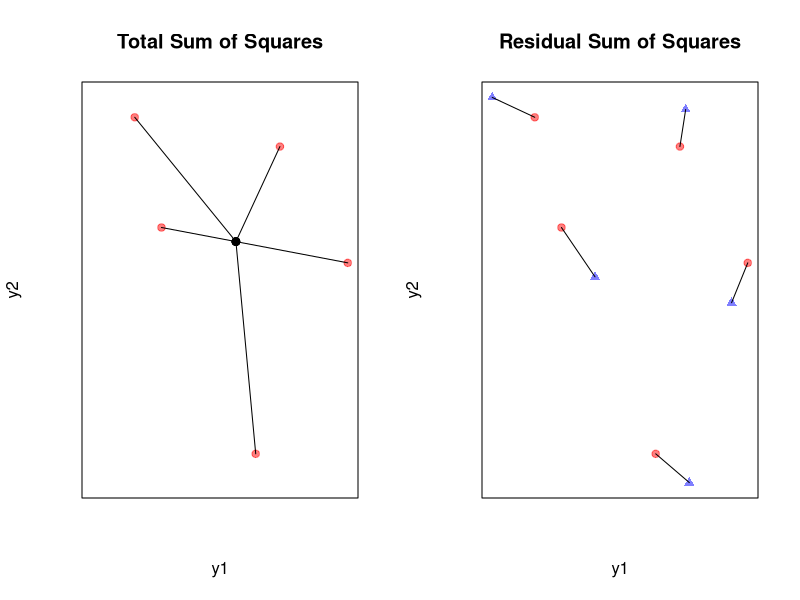

R code for this plot:
## ---- chunk 1
knitr::opts_chunk$set(echo = FALSE, cache = TRUE)

options(tinytex.verbose = TRUE)
## ---- chunk 2
set.seed("8675309")

# Generate sample data poings
mymat <- data.frame(y1=rnorm(n=5, mean=5, sd=3), y2=rnorm(n=5, mean=3, sd=5))

# Generate "predicted" values by adding jitter
mymat$y1hat <- jitter(mymat$y1, factor=10)
mymat$y2hat <- jitter(mymat$y2, factor=10)

# Calculate mean point
mymat$y1bar <- mean(mymat$y1)
mymat$y2bar <- mean(mymat$y2)

# Calculate sums of squares
ssres <- sapply(1:nrow(mymat), function(j){
    (mymat$y1[ j ] -mymat$y1hat[ j ])^2 + (mymat$y2[ j ] - mymat$y2hat[ j ])^2
})

sst <- sapply(1:nrow(mymat), function(j){
    (mymat$y1[ j ] -mymat$y1bar[ j ])^2 + (mymat$y2[ j ] - mymat$y2bar[ j ])^2
})

ssm <- sapply(1:nrow(mymat), function(j){
    (mymat$y1bar[ j ] -mymat$y1hat[ j ])^2 + (mymat$y2bar[ j ] - mymat$y2hat[ j ])^2
})

# plot those suckers
par(mfrow = c(1, 2))

plot(mymat[ , c("y1", "y2" ) ], yaxt="n", xaxt="n", pch=19, col=rgb(1,0,0,0.5), 
     ylim=c(min(c(mymat$y2, mymat$y2hat)),max(mymat$y2, mymat$y2hat)),
     xlim=c(min(c(mymat$y1, mymat$y1hat)),max(mymat$y1, mymat$y1hat)),
     main="Total Sum of Squares")
points(mymat[ , c("y1bar", "y2bar") ], pch=19)
for(j in 1:nrow(mymat)){
    lines(c(mymat$y1[ j ],mymat$y1bar[ j ]), c(mymat$y2[ j ],mymat$y2bar[ j ]))
}


plot(mymat[ , c("y1", "y2" ) ], yaxt="n", xaxt="n", pch=19, col=rgb(1,0,0,0.5), 
     ylim=c(min(c(mymat$y2, mymat$y2hat)),max(mymat$y2, mymat$y2hat)),
     xlim=c(min(c(mymat$y1, mymat$y1hat)),max(mymat$y1, mymat$y1hat)),
     main="Residual Sum of Squares")
points(mymat[ , c("y1hat", "y2hat") ], pch=17, col=rgb(0,0,1,0.5))
for(j in 1:nrow(mymat)){
    lines(c(mymat$y1[ j ],mymat$y1hat[ j ]), c(mymat$y2[ j ],mymat$y2hat[ j ]))
}

# 1 - sum(ssres)/sum(sst)
